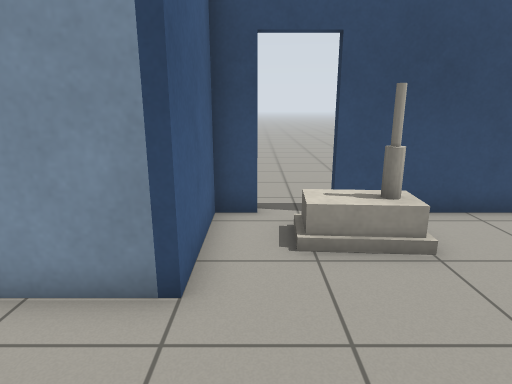
[1] (above)

16 first-person views from a walk through a Gazebo world. The camera is 1.2 m above the floor, tilts 14° down and sees 75° across. The floor is counted in squares, 0.5 m on a side. Each view is taken from the middle of a square. On the plan, view 1 faces up. The plan holds only what a view shows up to about 19 squares ahead; the rest is blank. The robots in the file are not drawn. Simple shapes stand in for some stock models.

[2]
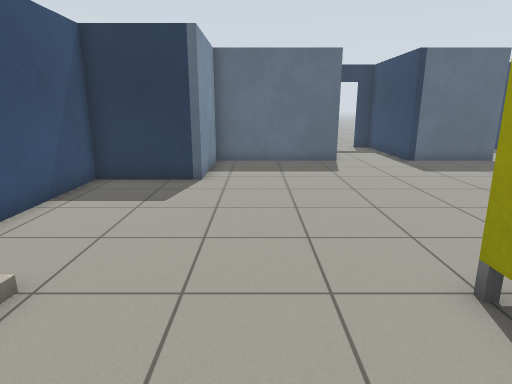

[3]
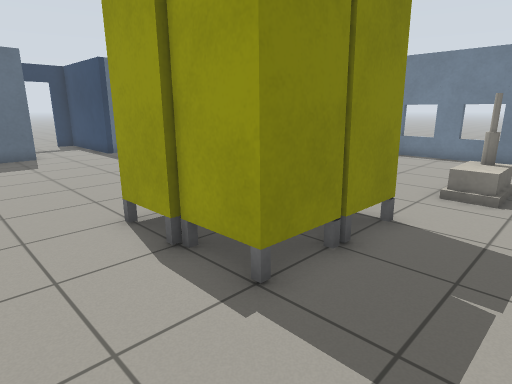

[4]
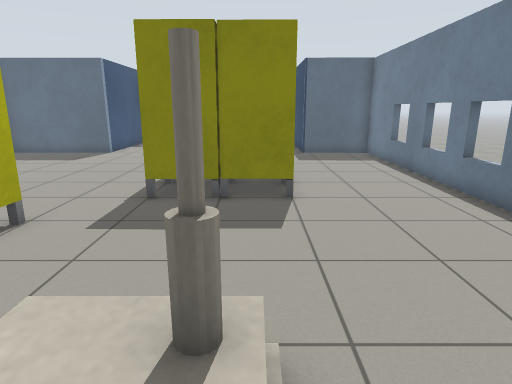

[5]
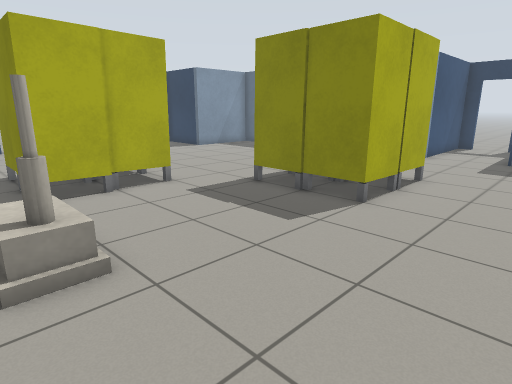

[6]
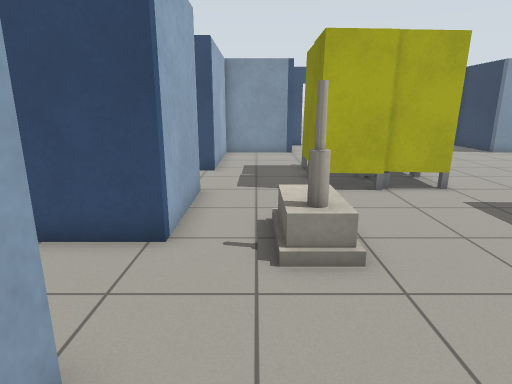

[7]
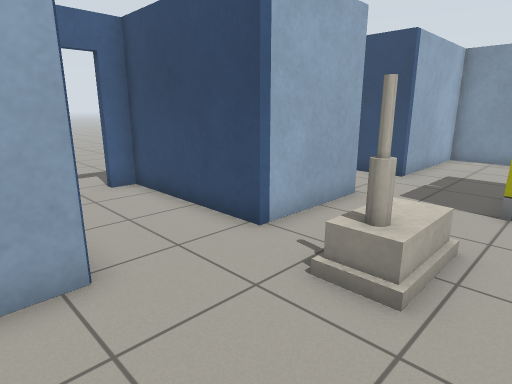

[8]
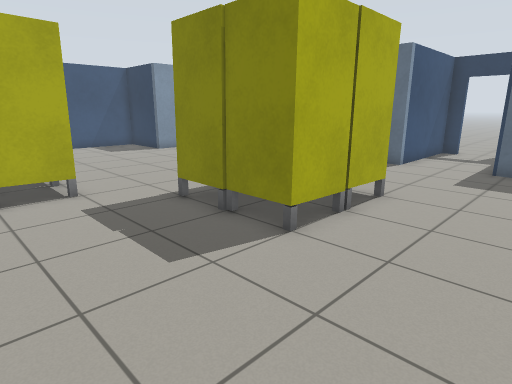

[9]
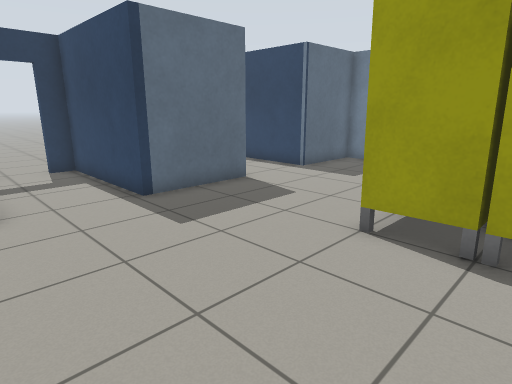

[10]
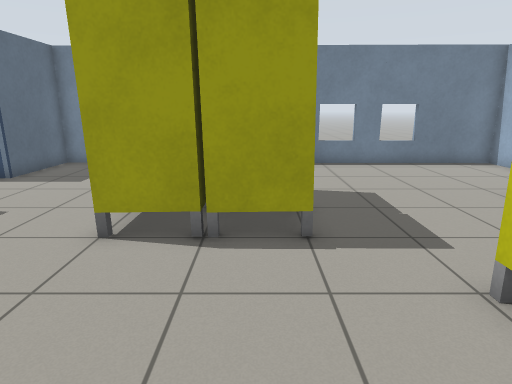

[11]
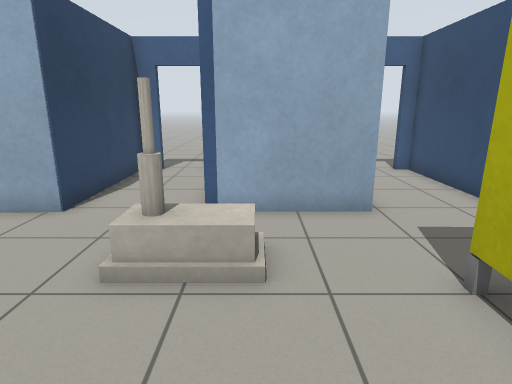

[12]
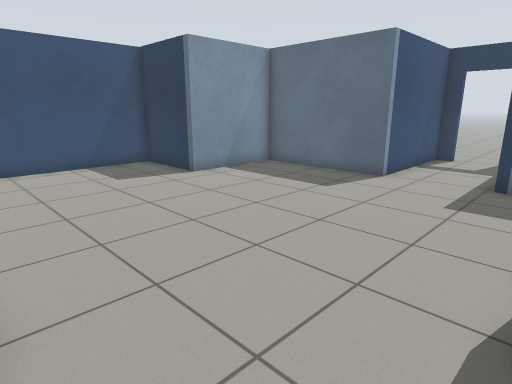

[13]
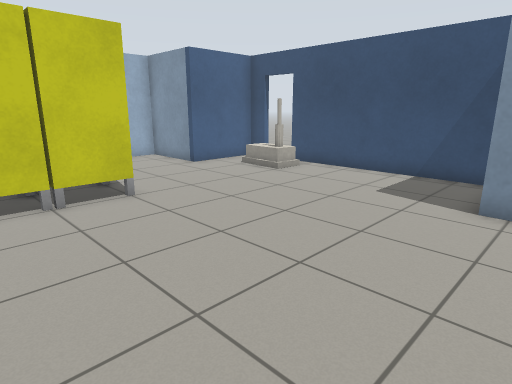

[14]
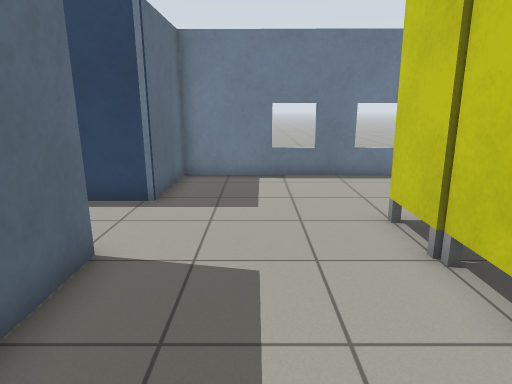

[15]
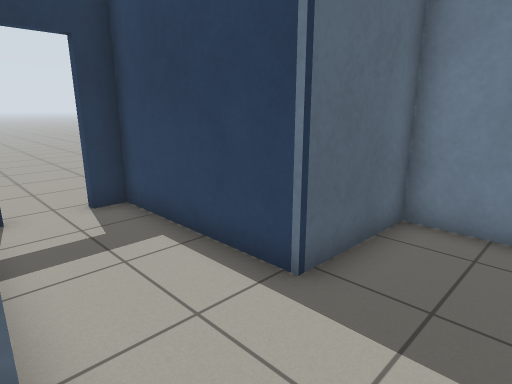

[16]
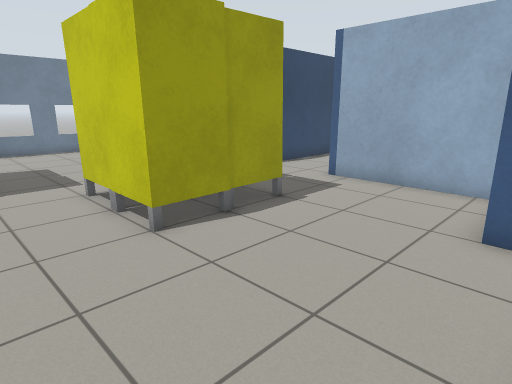

### Floor plan
Points are (right, up) in squares from view 1. A wall is a line through its corners. A room is listed if a view was taken in it or the views show most of it. See-through windows are left out.
Room 1 (views 1, 2, 3, 4, 5, 6, 7, 8, 9, 10, 11, 12, 13, 14, 15, 16)
walls: (-4.7, -5.1) (-4.7, -9.2) (-10.4, -9.2) (-10.4, -10) (-10.8, -10); (0, 7.6) (-1, 7.6) (-1, 3.9) (-4.7, 3.9) (-4.7, -1.8) (-10.4, -1.8); (-10.1, -5.2) (-5.9, -5.2); (20.4, -2.6) (20.4, -1.8) (14.7, -1.8) (14.7, 3.9) (10.4, 3.9) (10.4, 7.6) (1.8, 7.6); (20.4, -10) (20.4, -9.2) (14.7, -9.2) (14.7, -5.2) (20.4, -5.2) (20.4, -4.2); (-10.7, -11.8) (-10.4, -11.8) (-10.4, -12.6) (-4.7, -12.6) (-4.7, -16) (14.7, -16.2) (14.7, -12.6) (20.4, -12.6) (20.4, -11.6)
ways out: open door at (-10.7, -10.7); open door at (-10.7, -3.3); open door at (0.5, 8); open door at (20.5, -3.5); open door at (20.7, -10.7)
objects: house (-2, -10) to (-2, -8); other object (-1, -5) to (0, -3); other object (-1, -2) to (0, -1); other object (1, -5) to (3, -3); other object (1, -2) to (3, -1); house (1, 6) to (3, 6); other object (5, -11) to (6, -9); other object (5, -8) to (6, -7); other object (7, -11) to (9, -9); other object (7, -8) to (9, -7)

Where each view was taken, in squares from view 1:
view 1: 0 up, 0 right, facing up
view 2: 2 up, 1 left, facing right
view 3: 2 up, 4 left, facing down-right
view 4: 10 down, 4 left, facing right
view 5: 15 down, 3 left, facing up-right
view 6: 15 down, 3 left, facing up
view 7: 14 down, 0 right, facing up-left
view 8: 15 down, 0 right, facing up-right
view 9: 1 down, 6 right, facing down-right
view 10: 1 down, 6 right, facing down
view 11: 8 down, 3 right, facing left
view 12: 7 down, 3 right, facing up-right
view 13: 5 down, 12 right, facing up-left
view 14: 4 down, 12 right, facing down
view 15: 9 down, 12 right, facing down-right
view 16: 5 up, 6 right, facing down-left
